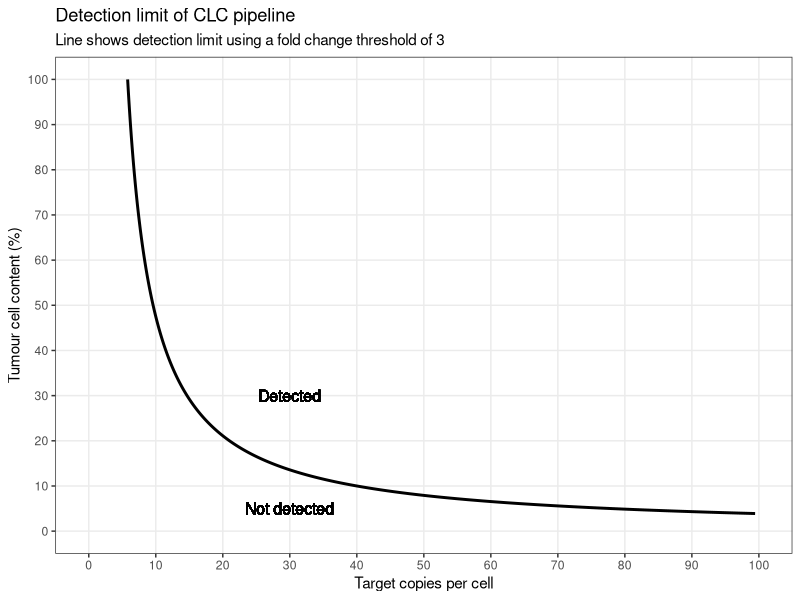
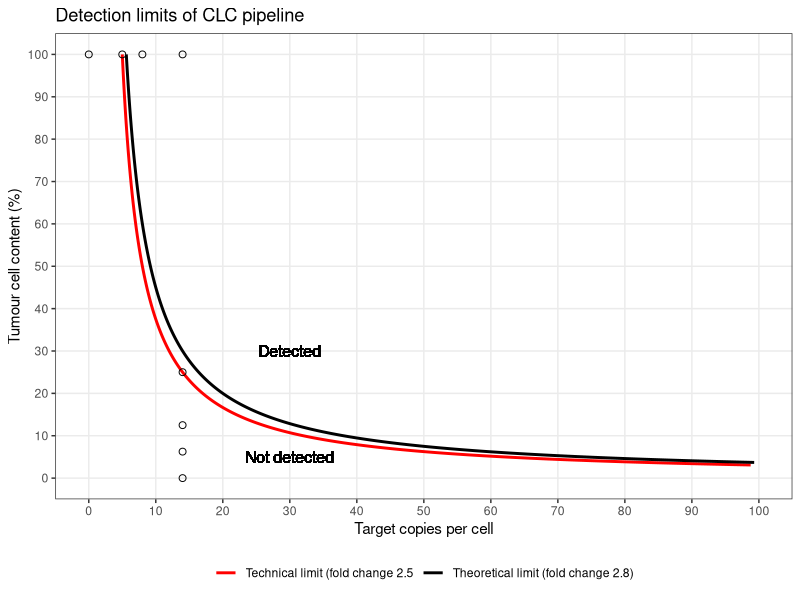
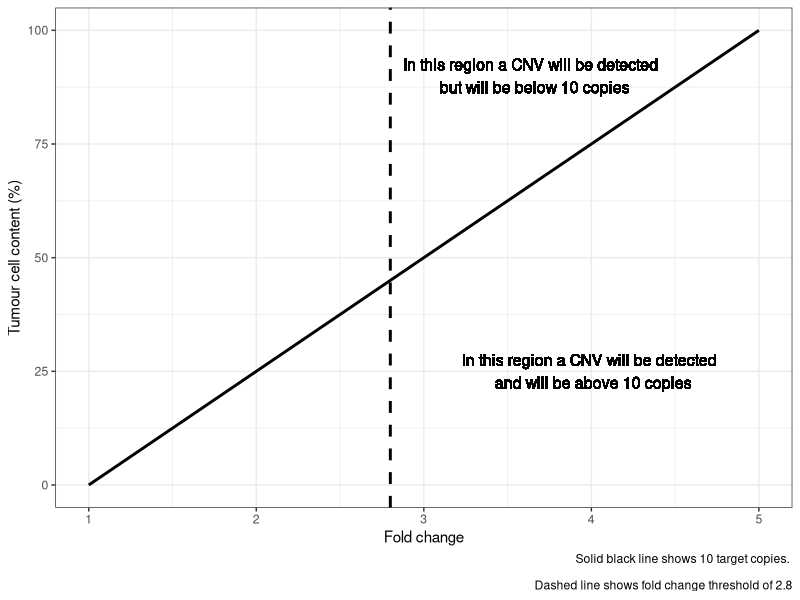

Recreate these plots in R, in order.
## ---- chunk 1
#| label: libraries
#| include: FALSE

library(tidyverse)

## ---- chunk 2
#| label: calc-fold-change
#| include: TRUE

# The number of copies of a reference locus per cell (2) multiplied by 100 cells.
ref_sample_copies <- 200

calculate_fold_change <- function(tcc_percent, sample_target_copies_per_tumour_cell) {
  
  tcc_fraction <- tcc_percent / 100
  
  sample_target_copies_in_tumour_cells <- (100 * tcc_fraction) * sample_target_copies_per_tumour_cell
  
  sample_target_copies_in_normal_cells <- (100 * (1-tcc_fraction)) * 2
  
  sample_total_target_copies <- sample_target_copies_in_tumour_cells + sample_target_copies_in_normal_cells
  
  fold_change <- sample_total_target_copies / ref_sample_copies
  
  return(fold_change)
  
}

calculate_fold_change(50, 10)

## ---- chunk 3
#| label: calc-target-copies
#| include: TRUE

calculate_target_copies <- function(fold_change, tcc_percent) {
  
  tcc_fraction <- tcc_percent / 100
  
  sample_total_target_copies <- fold_change * ref_sample_copies

  sample_target_copies_in_tumour_cells <- sample_total_target_copies - ((100 * (1-tcc_fraction)) * 2)

  sample_target_copies_per_tumour_cell <- sample_target_copies_in_tumour_cells / (100 * tcc_fraction)
  
  return(sample_target_copies_per_tumour_cell)
  
}

## ---- chunk 4
#| label: draw-plot
#| echo: FALSE

df <- data.frame(tcc = seq(0, 100, by = 0.1)) |> 
  mutate(target_copies = calculate_target_copies(fold_change = 2.9,
                                                 tcc_percent = tcc))
fold_change_plot <- df |> 
  filter(target_copies <= 100) |> 
  ggplot(aes(x = target_copies, y = tcc)) +
  geom_line(linewidth = 1) +
  theme_bw() +
  labs(x = "Target copies per cell", y = "Tumour cell content (%)",
       title = "Detection limit of CLC pipeline",
       subtitle = "Line shows detection limit using a fold change threshold of 3") +
  scale_y_continuous(limits = c(0, 100), breaks = seq(0,100,10),
                     minor_breaks = FALSE) +
  scale_x_continuous(limits = c(0, 100), breaks = seq(0,100,10),
                     minor_breaks = FALSE) +
  geom_text(aes(x = 30, y = 30), size = 4, label = "Detected") +
  geom_text(aes(x = 30, y = 5), size = 4, label = "Not detected")

fold_change_plot

## ---- chunk 5
#| label: expected-fold-change
#| include: TRUE

# Expected ERBB2 copies for 100 diploid cells is 200

expected_copies <- 200

# Actual ERBB2 copies of a 25:75 mix of 14 copies:2 copies cell lines.

actual_copies <- (25*14) + (75*2)

actual_copies / expected_copies

## ---- chunk 6
#| label: technical-lod
#| echo: FALSE

lod_comparison <- data.frame(tcc = seq(0, 100, by = 0.1)) |> 
  mutate("Theoretical limit (fold change 2.8)" =
           calculate_target_copies(fold_change = 2.8,
                                   tcc_percent = tcc),
         "Technical limit (fold change 2.5" = 
           calculate_target_copies(fold_change = 2.5,
                                   tcc_percent = tcc)) |> 
  pivot_longer(cols = -tcc,
               names_to = "category",
               values_to = "target_copies")

lod_exp <- data.frame(
  target_copies = c(14, 8, 5, 0, 14, 14, 14, 14),
  tcc = c(100, 100, 100, 100, 25, 12.5, 6.25, 0))

lods_plot <- lod_comparison |> 
  filter(target_copies <= 100) |> 
  ggplot(aes(x = target_copies, y = tcc)) +
  geom_line(linewidth = 1, aes(colour = category)) +
  scale_color_manual(values = c("red", "black")) +
  theme_bw() +
  labs(x = "Target copies per cell", y = "Tumour cell content (%)",
       title = "Detection limits of CLC pipeline") +
  scale_y_continuous(limits = c(0, 100), breaks = seq(0,100,10),
                     minor_breaks = FALSE) +
  scale_x_continuous(limits = c(0, 100), breaks = seq(0,100,10),
                     minor_breaks = FALSE) +
  geom_text(aes(x = 30, y = 30), size = 4, label = "Detected") +
  geom_text(aes(x = 30, y = 5), size = 4, label = "Not detected") +
  theme(legend.position = "bottom",
        legend.title = element_blank()) +
  geom_point(data = lod_exp, pch = 21, size = 2)

lods_plot

## ---- chunk 7
#| label: ncc-range
#| echo: FALSE

df2 <- data.frame(tcc = seq(0, 100, by = 0.1)) |> 
  mutate(fold_change = calculate_fold_change(tcc_percent = tcc,
                                             sample_target_copies_per_tumour_cell = 10))
fold_change_ncc_plot <- df2 |> 
  ggplot(aes(x = fold_change, y = tcc)) +
  geom_line(linewidth = 1) +
  theme_bw() +
  labs(x = "Fold change", y = "Tumour cell content (%)",
       caption = "Solid black line shows 10 target copies. \n 
       Dashed line shows fold change threshold of 2.8") +
  geom_vline(xintercept = 2.8, linetype = "dashed",
             linewidth = 1) +
  geom_text(aes(x = 3.65, y = 90), size = 4, 
            label = "In this region a CNV will be detected \n but will be below 10 copies") +
  geom_text(aes(x = 4, y = 25), size = 4, 
            label = "In this region a CNV will be detected \n and will be above 10 copies") 

fold_change_ncc_plot

